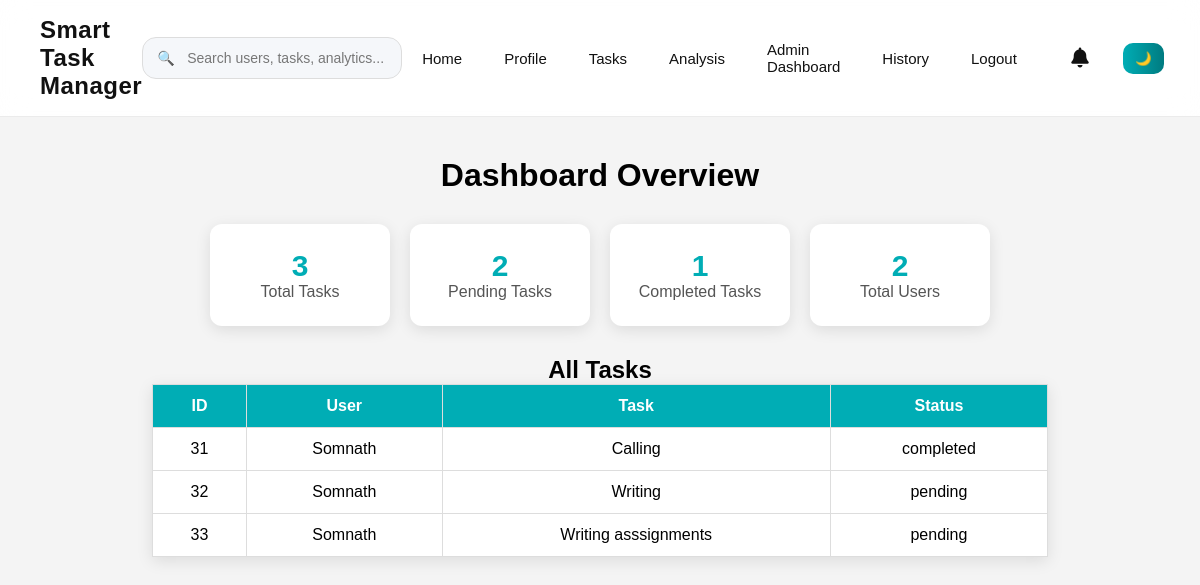
Page /admin (signed in) on the earlier database version.
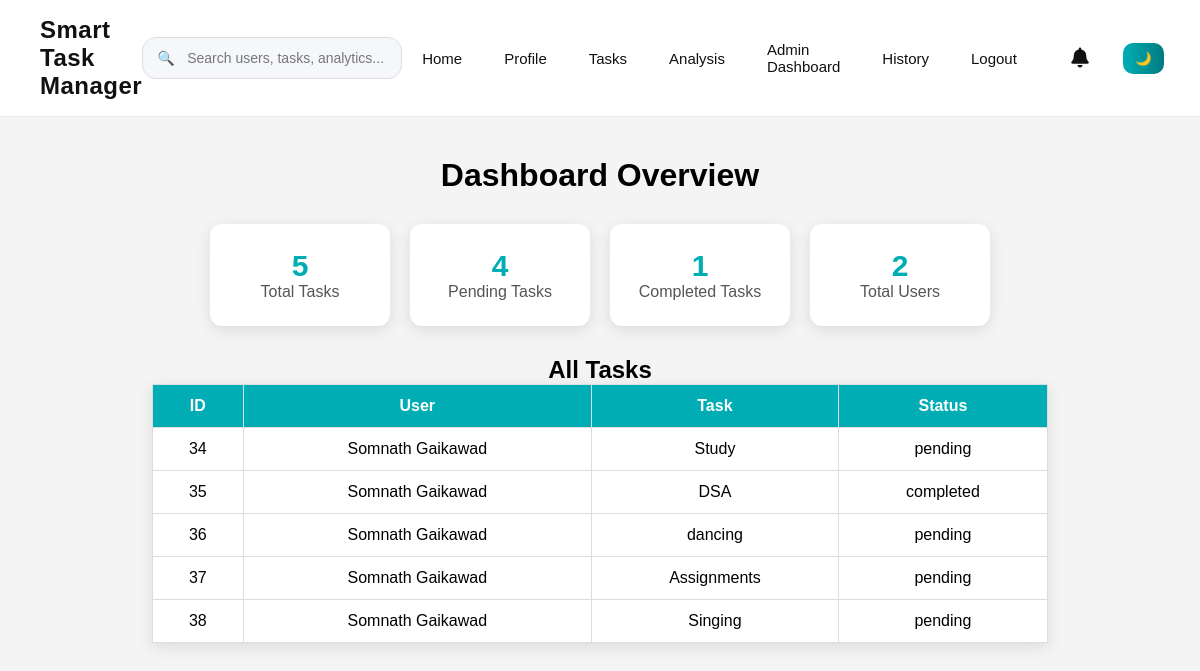
Same page on the later database version.
### tables this page shows
CREATE TABLE tasks (
        id INTEGER PRIMARY KEY AUTOINCREMENT,
        username TEXT,
        task TEXT,
        status TEXT DEFAULT 'pending',
        deadline TEXT,
        priority TEXT DEFAULT 'Medium',
        created_at TEXT,
        completed_at TEXT
    );

### app.py (the view)
@app.route('/admin')
def admin():
    if 'user' not in session:
        return redirect('/login')
    if session.get('role') != 'admin':
        return "❌ Access Denied"
    conn = sqlite3.connect("data.db")
    c = conn.cursor()
    c.execute("SELECT * FROM tasks")
    tasks = c.fetchall()
    c.execute("SELECT COUNT(*) FROM tasks")
    total_tasks = c.fetchone()[0]
    c.execute("SELECT COUNT(*) FROM tasks WHERE status='pending'")
    pending_tasks = c.fetchone()[0]
    c.execute("SELECT COUNT(*) FROM tasks WHERE status='completed'")
    completed_tasks = c.fetchone()[0]
    c.execute("SELECT COUNT(*) FROM users")
    total_users = c.fetchone()[0]
    conn.close()
    return render_template(
        'admin.html',
        tasks=tasks,
        total_tasks=total_tasks,
        pending_tasks=pending_tasks,
        completed_tasks=completed_tasks,
        total_users=total_users
    )

### app.py (called while the page is built)
@app.context_processor
def notification_count():
    if 'user' not in session:
        return dict(unread_count=0)
    conn = sqlite3.connect("data.db")
    c = conn.cursor()
    c.execute("""
        SELECT COUNT(*)
        FROM notifications
        WHERE username=?
        AND is_read=0
    """, (session['user'],))
    count = c.fetchone()[0]
    conn.close()
    return dict(unread_count=count)

### templates/admin.html
{% extends "base.html" %}
{% block content %}
    <div class="admin-container">
        <h1>Dashboard Overview</h1>
        <div class="stats">
            <div class="card">
                <h2>{{ total_tasks }}</h2>
                <p>Total Tasks</p>
            </div>
            <div class="card">
                <h2>{{ pending_tasks }}</h2>
                <p>Pending Tasks</p>
            </div>
            <div class="card">
                <h2>{{ completed_tasks }}</h2>
                <p>Completed Tasks</p>
            </div>
            <div class="card">
                <h2>{{ total_users }}</h2>
                <p>Total Users</p>
            </div>
        </div>
        <h2>All Tasks</h2>
        <table>
            <tr>
                <th>ID</th>
                <th>User</th>
                <th>Task</th>
                <th>Status</th>
            </tr>
            {% for task in tasks %}
            <tr>
                <td>{{ task[0] }}</td>
                <td>{{ task[1] }}</td>
                <td>{{ task[2] }}</td>
                <td>{{ task[3] }}</td>
            </tr>
            {% endfor %}
        </table>
    </div>
{% endblock %}

Differences in the rows shown:
removed tasks: id "31", username "Somnath", task "Calling", status "completed"
removed tasks: id "32", username "Somnath", task "Writing", status "pending"
removed tasks: id "33", username "Somnath", task "Writing asssignments", status "pending"
added tasks: id "34", username "Somnath Gaikawad", task "Study", status "pending"
added tasks: id "35", username "Somnath Gaikawad", task "DSA", status "completed"
added tasks: id "36", username "Somnath Gaikawad", task "dancing", status "pending"
added tasks: id "37", username "Somnath Gaikawad", task "Assignments", status "pending"
added tasks: id "38", username "Somnath Gaikawad", task "Singing", status "pending"
Other differences:
{{ total_tasks }}: "3" → "5"
{{ pending_tasks }}: "2" → "4"
